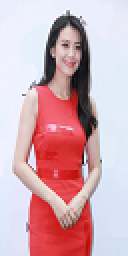
#> input picture python/code_102/gaoyy_min.png, 64 x 128 px (shown 2 times larger)
$ python opencv_102.py
#> lines starting #> are read from the running program, lines starting #| are printed output that depends on the picture; long printed decimals are rounded
import cv2 as cv
import numpy as np

if __name__ == '__main__':
    src = cv.imread("gaoyy_min.png")
#> src is the input picture: shape (128, 64, 3); mean B, G, R 181.5, 172.9, 209.2
    print(src.shape)
#| (128, 64, 3)
    hog = cv.HOGDescriptor()
    gray = cv.cvtColor(src, cv.COLOR_BGR2GRAY)
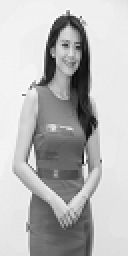
#> gray: shape (128, 64) (shown 2 times larger); min 7, max 255, mean 184.7
    fv = hog.compute(gray, winStride=(8, 8), padding=(0, 0))
#> fv = 3780 values, max 0.693 at index 3637, min 0 at index 14, mean 0.117
    print(len(fv))
#| 3780
    print(fv[0])
#| 0.1007
    cv.namedWindow('hog-descriptor', cv.WINDOW_NORMAL)
    cv.imshow("hog-descriptor", src)
    cv.waitKey(0)
    cv.destroyAllWindows()
